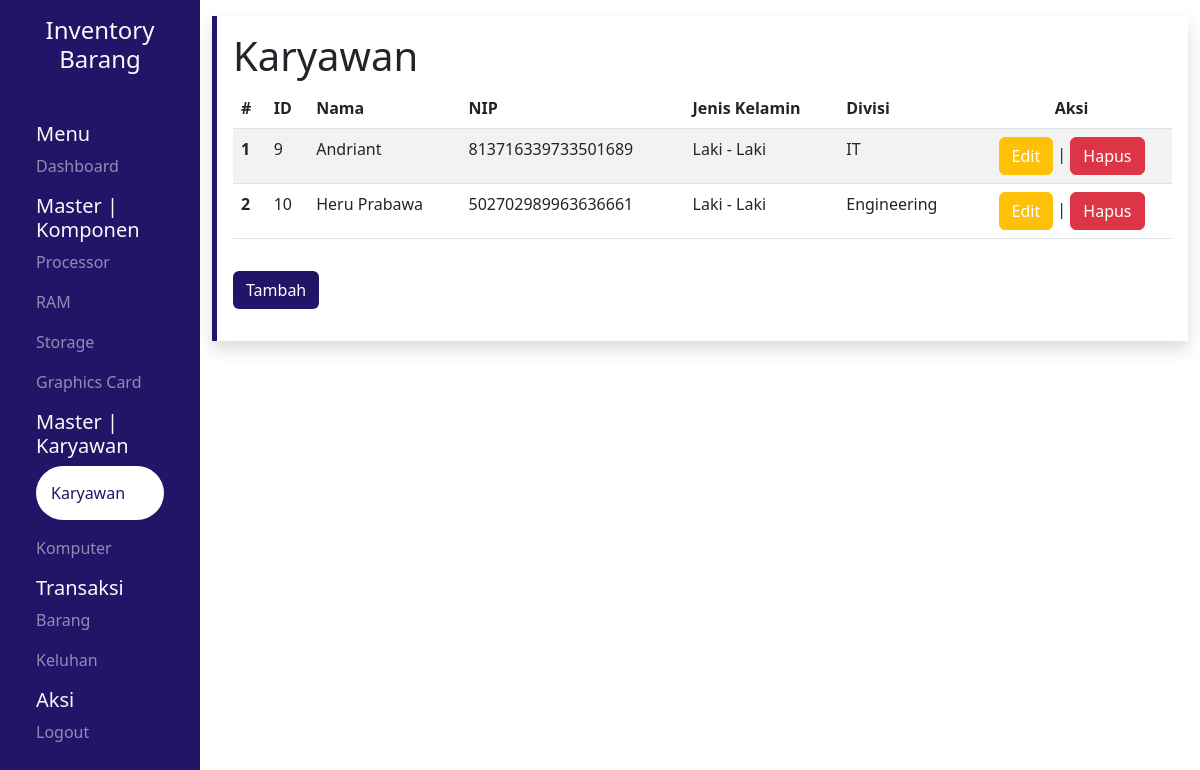
The app's page /pages/karyawan/index.php (signed in), older data.
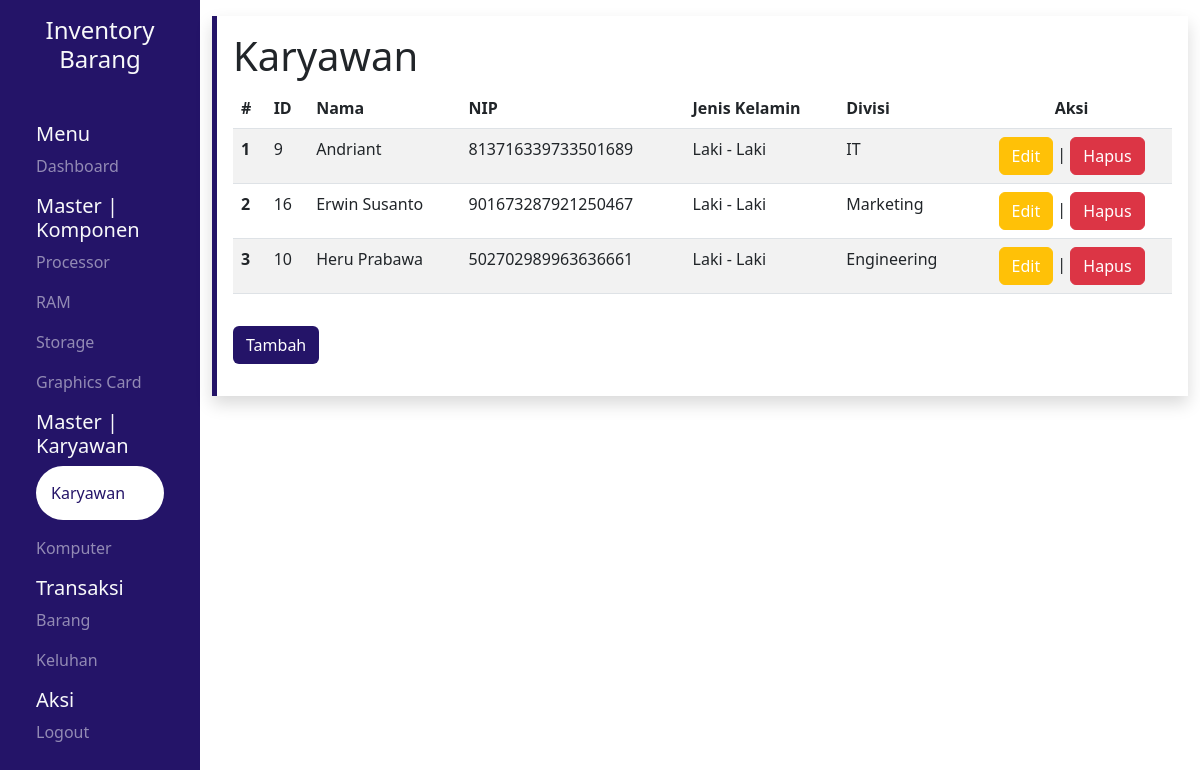
The same page, newer data.
### tables this page shows
CREATE TABLE `karyawan` (
  `id` int(11) NOT NULL,
  `username` varchar(25) NOT NULL,
  `password` varchar(255) NOT NULL,
  `nama` varchar(25) NOT NULL,
  `nip` bigint(18) NOT NULL,
  `jk` enum('Laki - Laki','Perempuan') NOT NULL,
  `divisi` varchar(25) NOT NULL,
  `level` varchar(25) NOT NULL
);

### pages/karyawan/index.php (the view, shortened to what this page needs)
<?php
include "../src/config/connect.php";
$row = mysqli_query($conn, "SELECT * FROM karyawan ORDER BY nama ASC");
?>
<!DOCTYPE html>
<html lang="en">
<head>
    <link rel="stylesheet" href="../src/css/global.css">
    <?php include '../src/library/bootstrap.php' ?>
    <?php include '../src/library/datatables.php' ?>
    <?php include '../src/library/sweetalert.php' ?>
</head>
<body>
    <div class="container-fluid">
        <div class="row vh-100">
            <section class="col-md-2 sidebar text-light">
                <div class="text-center my-3 mb-5">
                    <h4>Inventory Barang</h4>
                </div>
                <div class="mx-4">
                    <h5>Menu</h5>
                    <a href="../dashboard/">
                        <p class="opacity">Dashboard</p>
                    </a>
                </div>
                <div class="mx-4">
                    <h5>Master | Komponen</h5>
                    <a href="../processor/">
                        <p class="opacity">Processor</p>
                    </a>
                    <a href="../ram/">
                        <p class="opacity">RAM</p>
                    </a>
                    <a href="../storage/">
                        <p class="opacity">Storage</p>
                    </a>
                    <a href="../vga/">
                        <p class="opacity">Graphics Card</p>
                    </a>
                </div>
                <div class="mx-4">
                    <h5>Master | Karyawan</h5>
                    <a href="../karyawan/">
                        <p class="opacity-100 aktif rounded-pill">Karyawan</p>
                    </a>
                    <a href="../komputer/">
                        <p class="opacity">Komputer</p>
                    </a>
                </div>
                <div class="mx-4">
                    <h5>Transaksi</h5>
                    <a href="../barang/">
                        <p class="opacity">Barang</p>
                    </a>
                    <a href="../keluhan/">
                        <p class="opacity">Keluhan</p>
                    </a>
                </div>
                <div class="mx-4">
                    <h5>Aksi</h5>
                    <a href="../../logout.php">
                        <p class="opacity">Logout</p>
                    </a>
                </div>
            </section>
            <section class="col-md-10 content">
                <div class="wrapper shadow p-3 my-3 left">
                    <h1>Karyawan</h1>
                    <table id="myTable" class="table table-striped display">
                        <thead>
                            <tr>
                                <th scope="col">#</th>
                                <th scope="col">ID</th>
                                <th scope="col">Nama</th>
                                <th scope="col">NIP</th>
                                <th scope="col">Jenis Kelamin</th>
                                <th scope="col">Divisi</th>
                                <th scope="col" class="text-center">Aksi</th>
                            </tr>
                        </thead>
                        <tbody>
                            <?php $no = 1 ?>
                            <?php while ($result = mysqli_fetch_array($row)) : ?>
                                <tr>
                                    <th scope="row"><?= $no++ ?></th>
                                    <td><?= $result["id"] ?></td>
                                    <td><?= $result["nama"] ?></td>
                                    <td><?= $result["nip"] ?></td>
                                    <td><?= $result["jk"] ?></td>
                                    <td><?= $result["divisi"] ?></td>
                                    <td>
                                        <div class="text-center">
                                            <a href="update.php?id=<?= $result['id'] ?>" class="btn btn-warning">Edit</a> | <a href="delete.php?id=<?= $result['id'] ?>" id="btn-del" class="btn btn-danger">Hapus</a>
                                        </div>
                                    </td>
                                </tr>
                            <?php endwhile; ?>
                        </tbody>
                    </table>
                    <a href="add.php" class="btn ungu my-3">Tambah</a>
                </div>
            </section>
        </div>
    </div>
</body>
</html>

Row changes from the older to the newer data that the page shows:
added karyawan: id "16", nama "Erwin Susanto", nip "901673287921250467", jk "Laki - Laki", divisi "Marketing"
